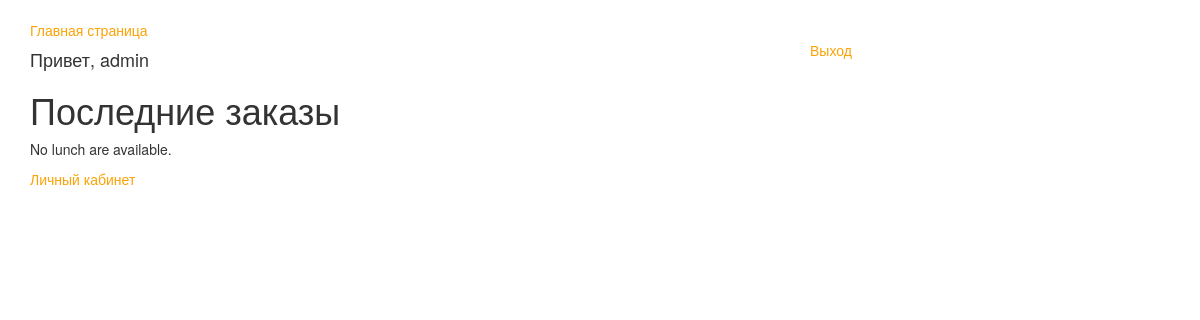
The page /lunch/order/ (signed in) on the database as committed earlier.
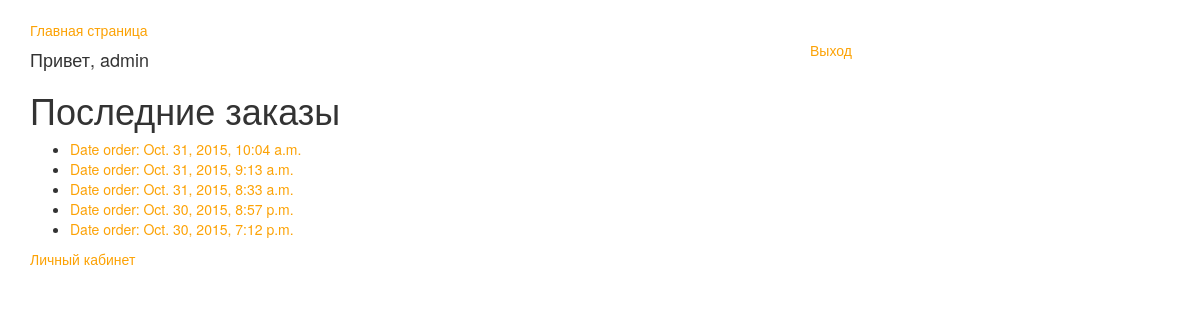
The same page on the database as committed later.
### lunch/models.py (models this page shows, shortened)
class Order(models.Model):
    DateOrder = models.DateTimeField(blank=True, null=True)
    UserID = models.ForeignKey('User')

### lunch/views.py (the view)
def order_list(request):
    latest_order_list = Order.objects.order_by('-DateOrder')[:5]
    context = {'latest_order_list': latest_order_list}
    if not request.user.is_authenticated():
        return HttpResponseRedirect('/lunch/login/')
    return render(request, 'lunch/order_list.html', context)

### lunch/templates/lunch/order_list.html
﻿{% extends "lunch/base.html" %}
{% block content %}
<h4>{% if user.is_authenticated %}Привет, {{ user.username }}{% endif %}</h4>
<div class="Order">
	<h1>Последние заказы</h1>
		{% if latest_order_list %}
			<ul>
			{% for Order in latest_order_list %}
				<li><a href="{% url 'lunch:order_detail' Order.id %}">Date order: {{ Order.DateOrder}}</a></li>
			{% endfor %}
			</ul>
		{% else %}
    <p>No lunch are available.</p>
{% endif %}
</div>
<div class="myaccount">
	<p><a href = "{% url 'lunch:my_profile' %}">Личный кабинет </p>
</div>
{% endblock content %}

### lunch/templates/lunch/base.html (shortened to what this page needs)
﻿{% load staticfiles %}
<html>
    <head>
		<link rel="stylesheet" href="//maxcdn.bootstrapcdn.com/bootstrap/3.2.0/css/bootstrap.min.css">
		<link rel="stylesheet" href="//maxcdn.bootstrapcdn.com/bootstrap/3.2.0/css/bootstrap-theme.min.css">
		<link rel="stylesheet" href="{% static "css/lunch.css" %}">
	</head>
    <body>
<div class="content container">
	<div class="content">
		<div class="row">
			<div class="col-md-8">
				<a href="{% url 'lunch:order_list' %}">Главная страница</a>
			</div>
			<div class="col-md-4">
			</div>
		</div>
	</div>
	<div class="content">
		<div class="row">
			<div class="col-md-8">
				{% block content %}
				{% endblock %}
			</div>
			<div class="col-md-4">
				<div class="logoutaccount">
					<a href = "{% url 'lunch:logout' %}" >Выход</a>
				</div>
			</div>
		</div>
	</div>
</div>
</body>
</html>

### lunch/static/css/lunch.css (style rules this page uses)
a { color: #FCA205; }

Rows that differ between the two databases and show on the page:
added Order: DateOrder "Oct. 31, 2015, 10:04 a.m."
added Order: DateOrder "Oct. 31, 2015, 9:13 a.m."
added Order: DateOrder "Oct. 31, 2015, 8:33 a.m."
added Order: DateOrder "Oct. 30, 2015, 8:57 p.m."
added Order: DateOrder "Oct. 30, 2015, 7:12 p.m."
Other text that changed with them:
text no longer shown: "No lunch are available."
